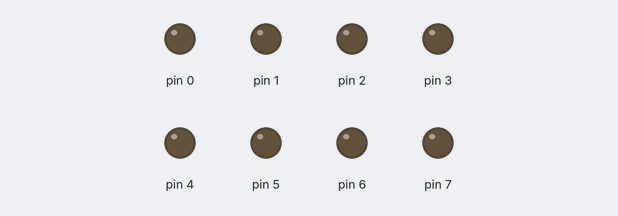
Recording of a sketch running on a simulated Arduino Uno, built with avr-gcc and run on an emulated ATmega328P. Shown: output pins drawn as LEDs (lit = HIGH). Random numbers use the default seed unless the sketch sets one.

Above: at 0.1 s.
At 3.6 s:
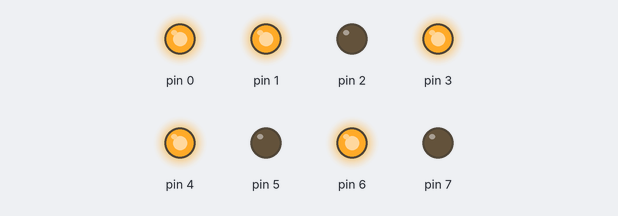
At 9.6 s:
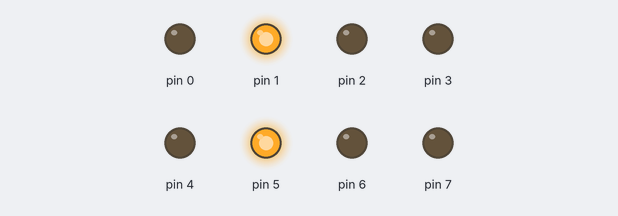
At 15.6 s:
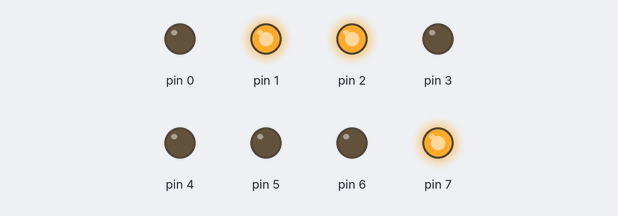
At 27.6 s:
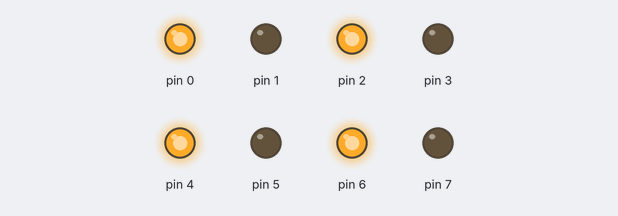
At 39.75 s:
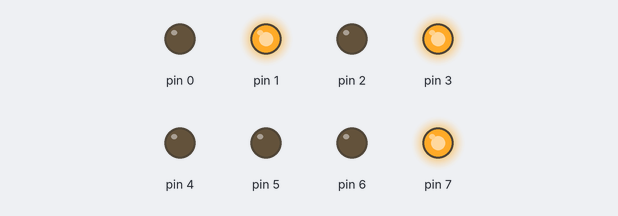
Timing chart, 0 to 40.0 s (numbered marks = the images above):
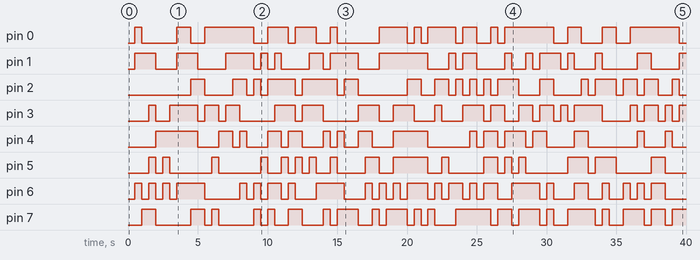

Measured:
- by itself, pin 0: LOW → HIGH at 0.50 s, → LOW 0.50 s later, → HIGH 2.5 s later, → LOW 1.0 s later, … (30 changes in this stretch)
- by itself, pin 1: LOW → HIGH at 0.50 s, → LOW 1.5 s later, → HIGH 1.5 s later, → LOW 1.5 s later, … (33 changes in this stretch)
- by itself, pin 2: LOW → HIGH at 4.5 s, → LOW 1.0 s later, → HIGH 2.0 s later, → LOW 1.0 s later, … (36 changes in this stretch)
- by itself, pin 3: LOW → HIGH at 1.5 s, → LOW 0.50 s later, → HIGH 1.0 s later, → LOW 2.0 s later, … (37 changes in this stretch)
- by itself, pin 4: LOW → HIGH at 2.0 s, → LOW 3.0 s later, → HIGH 1.5 s later, → LOW 1.0 s later, … (32 changes in this stretch)
- by itself, pin 5: LOW → HIGH at 1.5 s, → LOW 0.50 s later, → HIGH 0.50 s later, → LOW 0.50 s later, … (34 changes in this stretch)
- by itself, pin 6: LOW → HIGH at 0.50 s, → LOW 0.50 s later, → HIGH 0.50 s later, → LOW 0.50 s later, … (48 changes in this stretch)
- by itself, pin 7: LOW → HIGH at 1.0 s, → LOW 1.0 s later, → HIGH 2.5 s later, → LOW 1.0 s later, … (41 changes in this stretch)

The sketch:

CH_12_09.ino
```cpp
byte pattern = 0;      // 표시할 패턴값

void setup() {
  // 8개 LED 연결 핀을 출력으로 설정, pinMode 함수에 대응
  DDRD = 0xFF;

  randomSeed(analogRead(A0));   // 난수 생성기 초기화
}

void loop() {
  pattern = random(256);    // 0~255 사이 난수 생성

  // 8개 LED 점멸을 위한 바이트 단위 데이터 출력, digitalWrite 함수에 대응
  PORTD = pattern;

  delay(500);
}
```
